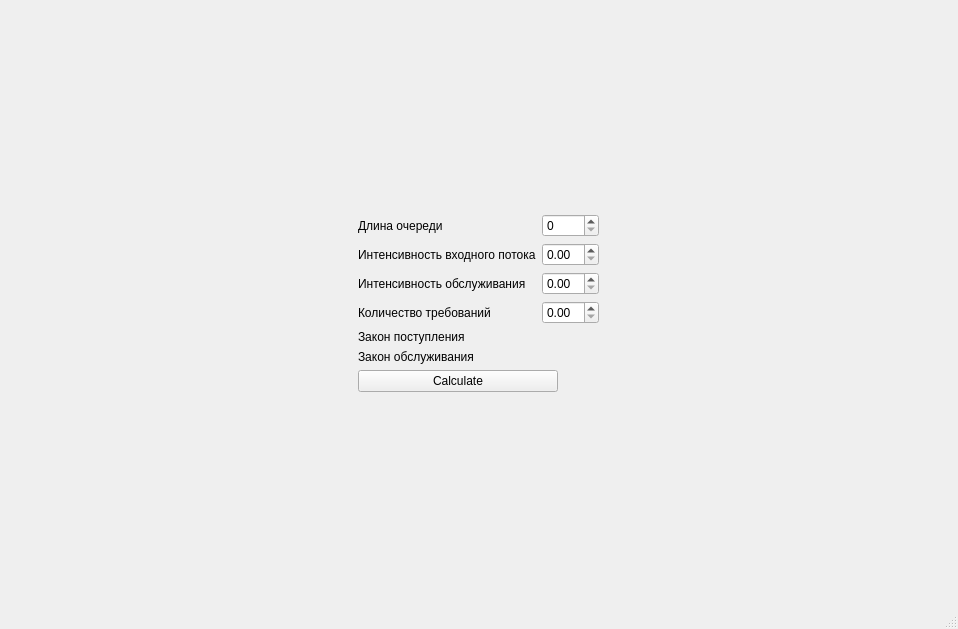
<?xml version="1.0" encoding="UTF-8"?>
<ui version="4.0">
 <class>MainWindow</class>
 <widget class="QMainWindow" name="MainWindow">
  <property name="geometry">
   <rect>
    <x>0</x>
    <y>0</y>
    <width>958</width>
    <height>629</height>
   </rect>
  </property>
  <property name="windowTitle">
   <string>MainWindow</string>
  </property>
  <widget class="QWidget" name="centralwidget">
   <layout class="QGridLayout" name="gridLayout">
    <item row="0" column="0">
     <layout class="QHBoxLayout" name="mainLayout">
      <item>
       <layout class="QVBoxLayout" name="verticalLayout">
        <item>
         <layout class="QFormLayout" name="formLayout">
          <item row="0" column="0">
           <widget class="QLabel" name="label">
            <property name="text">
             <string>Длина очереди</string>
            </property>
           </widget>
          </item>
          <item row="0" column="1">
           <widget class="QSpinBox" name="queueLengthSpinBox"/>
          </item>
          <item row="1" column="0">
           <widget class="QLabel" name="label_2">
            <property name="text">
             <string>Интенсивность входного потока</string>
            </property>
           </widget>
          </item>
          <item row="1" column="1">
           <widget class="QDoubleSpinBox" name="inputStreamSpinBox"/>
          </item>
          <item row="2" column="0">
           <widget class="QLabel" name="label_3">
            <property name="text">
             <string>Интенсивность обслуживания</string>
            </property>
           </widget>
          </item>
          <item row="2" column="1">
           <widget class="QDoubleSpinBox" name="workStreamSpinBox"/>
          </item>
          <item row="3" column="0">
           <widget class="QLabel" name="label_4">
            <property name="text">
             <string>Количество требований</string>
            </property>
           </widget>
          </item>
          <item row="3" column="1">
           <widget class="QDoubleSpinBox" name="countRequestSpinBox"/>
          </item>
          <item row="4" column="0">
           <widget class="QLabel" name="label_5">
            <property name="text">
             <string>Закон поступления</string>
            </property>
           </widget>
          </item>
          <item row="5" column="0">
           <widget class="QLabel" name="label_6">
            <property name="text">
             <string>Закон обслуживания</string>
            </property>
           </widget>
          </item>
         </layout>
        </item>
        <item>
         <widget class="QPushButton" name="CalcBtn">
          <property name="maximumSize">
           <size>
            <width>200</width>
            <height>16777215</height>
           </size>
          </property>
          <property name="text">
           <string>Calculate</string>
          </property>
         </widget>
        </item>
       </layout>
      </item>
      <item>
       <layout class="QVBoxLayout" name="graphLayout"/>
      </item>
     </layout>
    </item>
   </layout>
  </widget>
  <widget class="QMenuBar" name="menubar">
   <property name="geometry">
    <rect>
     <x>0</x>
     <y>0</y>
     <width>958</width>
     <height>20</height>
    </rect>
   </property>
  </widget>
  <widget class="QStatusBar" name="statusbar"/>
 </widget>
 <resources/>
 <connections/>
</ui>
